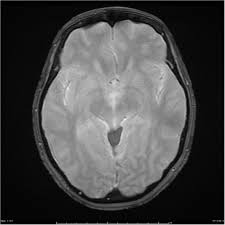
#> input picture test images/10.jpg, 225 x 225 px, given as the content of the folder Dataset, which was not available
$ jupyter execute --allow-errors 'Multiclass Brain Tumor.ipynb'
#> lines starting #> are read from the running program, lines starting #| are printed output that depends on the picture; pictures that were not available may be replaced by others from this repository, and a replacement may not be noted
#> further down, img_array is the input picture: shape (225, 225, 3); min 0, max 245, mean 71.1
#> `img_resized = resize(img_array, (64, 64, 3))`:
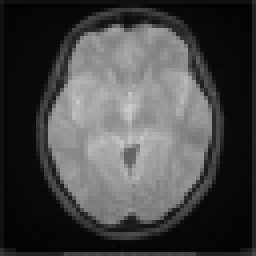
#> img_resized: shape (64, 64, 3) float64 (shown 4 times larger); min 0.00925, max 0.798, mean 0.277
[cell 1]
import pandas as pd
import os
from skimage.transform import resize
from skimage.io import imread
import numpy as np
import matplotlib.pyplot as plt
from sklearn import svm
from sklearn.ensemble import RandomForestClassifier
from sklearn.svm import SVC
from sklearn.feature_selection import SelectKBest
from sklearn.feature_selection import f_classif
from sklearn.naive_bayes import GaussianNB
from sklearn.linear_model import LogisticRegression
from sklearn.model_selection import train_test_split
from sklearn.metrics import accuracy_score
from sklearn.metrics import precision_score
from sklearn.metrics import recall_score
from sklearn.metrics import f1_score
from sklearn.metrics import classification_report
from sklearn.metrics import confusion_matrix
import seaborn as sns
from sklearn.tree import DecisionTreeClassifier
from skimage import io, transform
from sklearn import preprocessing
import numpy as np
import joblib
import cv2

[cell 2]
path = r"Dataset"
model_folder = "model"
categories = [d for d in os.listdir(path) if os.path.isdir(os.path.join(path, d))]
categories

[cell 3]
X_file = os.path.join(model_folder, "X.txt.npy")
Y_file = os.path.join(model_folder, "Y.txt.npy")
#> (the rest of this cell did not finish here and is left out)

#> (a cell that did not finish here is left out)

[cell 5]
labels=categories

[cell 6]
#defining global variables to store accuracy and other metrics
precision = []
recall = []
fscore = []
accuracy = []

[cell 7]
#function to calculate various metrics such as accuracy, precision etc
def calculateMetrics(algorithm, predict, testY):
    testY = testY.astype('int')
    predict = predict.astype('int')
    p = precision_score(testY, predict,average='macro') * 100
    r = recall_score(testY, predict,average='macro') * 100
    f = f1_score(testY, predict,average='macro') * 100
    a = accuracy_score(testY,predict)*100
    accuracy.append(a)
    precision.append(p)
    recall.append(r)
    fscore.append(f)
    print(algorithm+' Accuracy    : '+str(a))
    print(algorithm+' Precision   : '+str(p))
    print(algorithm+' Recall      : '+str(r))
    print(algorithm+' FSCORE      : '+str(f))
    report=classification_report(predict, testY,target_names=labels)
    print('\n',algorithm+" classification report\n",report)
    conf_matrix = confusion_matrix(testY, predict)
    plt.figure(figsize =(5, 5))
    ax = sns.heatmap(conf_matrix, xticklabels = labels, yticklabels = labels, annot = True, cmap="Blues" ,fmt ="g");
    ax.set_ylim([0,len(labels)])
    plt.title(algorithm+" Confusion matrix")
    plt.ylabel('True class')
    plt.xlabel('Predicted class')
    plt.show()

#> (a cell that did not finish here is left out)

[cell 9]
Model_file = os.path.join(model_folder, "RFC_Model.pkl")
#> (the rest of this cell did not finish here and is left out)

[cell 10]
path=r"C:\Users\anush\1 pract\mini proj\B16 Multiclass brain tumor\test images\1.jpg"
img=imread(path)
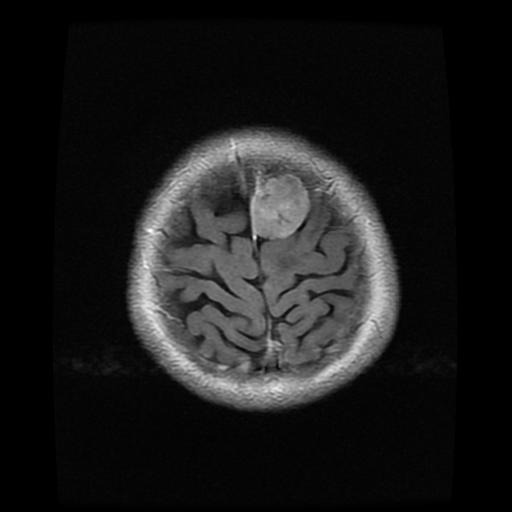
#> input picture test images/1.jpg, 512 x 512 px, found by its file name
#> img is the input picture: shape (512, 512, 3); min 0, max 255, mean 26.7
img_resize=resize(img,(64,64,3))
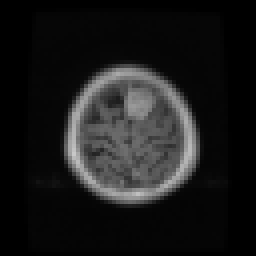
#> img_resize: shape (64, 64, 3) float64 (shown 4 times larger); min 0, max 0.788, mean 0.105
img_preprocessed=[img_resize.flatten()]
#> (the rest of this cell did not finish here and is left out)
